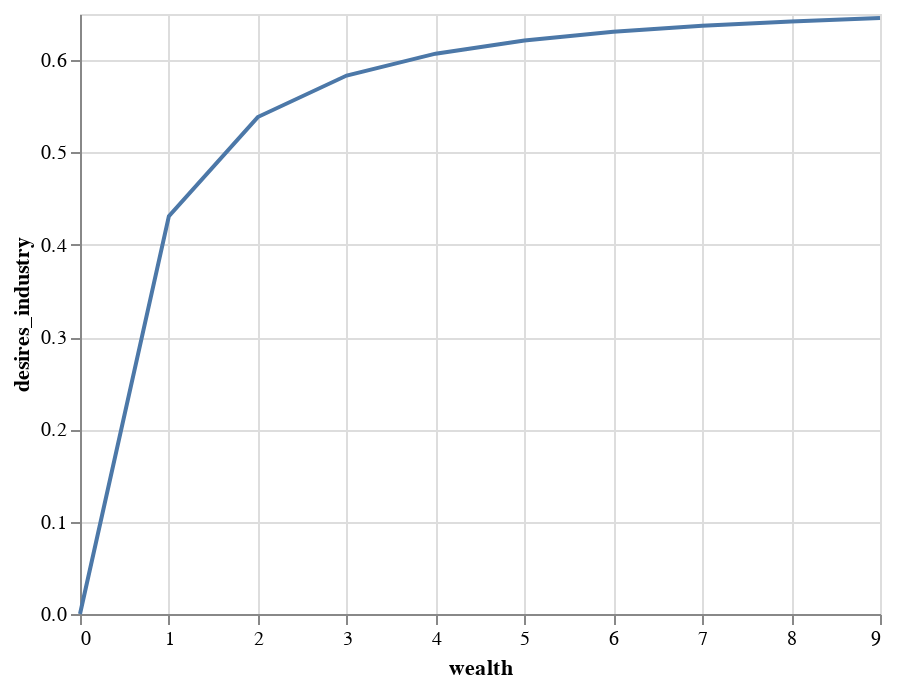

Write notebook code for a chart like this one.
### Markdown cell above
# population wants to improve industry

populations want to improve industry when:
* they are not wealty
* they are at war

### Code cell
n = 2.5
ind_df = pd.DataFrame(np.sort([float(p['wealth']) for p in pops]),columns=['wealth'])
# Test equation:
# ind_df = pd.DataFrame(range(10),columns=['wealth'])
ind_df['desires_industry'] = ind_df['wealth'].apply(lambda x: ((x+1)**(1-n) - 1)/(1-n))
alt.Chart(ind_df).mark_line().encode(x='wealth',y='desires_industry')

### Figure 1 — Vega-Lite specification as saved in the notebook (floating-point values rounded to 4 significant figures)
{"config": {"view": {"continuousWidth": 400, "continuousHeight": 300}}, "data": {"name": "data-e97c61248973dc201a31cba976bc045d"}, "mark": "line", "encoding": {"x": {"type": "quantitative", "field": "wealth"}, "y": {"type": "quantitative", "field": "desires_industry"}}, "$schema": "https://vega.github.io/schema/vega-lite/v4.8.1.json", "datasets": {"data-e97c61248973dc201a31cba976bc045d": [{"wealth": 0, "desires_industry": -0.0}, {"wealth": 1, "desires_industry": 0.431}, {"wealth": 2, "desires_industry": 0.5384}, {"wealth": 3, "desires_industry": 0.5833}, {"wealth": 4, "desires_industry": 0.607}, {"wealth": 5, "desires_industry": 0.6213}, {"wealth": 6, "desires_industry": 0.6307}, {"wealth": 7, "desires_industry": 0.6372}, {"wealth": 8, "desires_industry": 0.642}, {"wealth": 9, "desires_industry": 0.6456}]}}
